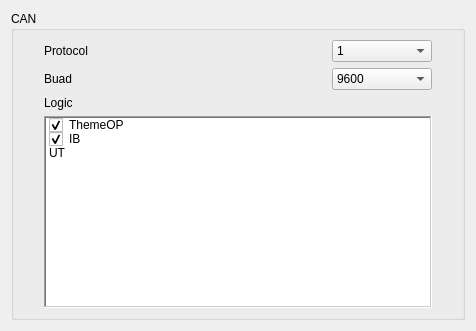
     <widget class="QWidget" name="page_CAN">
      <layout class="QVBoxLayout" name="verticalLayout_35">
       <item>
        <widget class="QGroupBox" name="Serial_CAN">
         <property name="font">
          <font>
           <weight>50</weight>
           <bold>false</bold>
          </font>
         </property>
         <property name="title">
          <string>CAN</string>
         </property>
         <property name="flat">
          <bool>true</bool>
         </property>
         <property name="checkable">
          <bool>false</bool>
         </property>
         <layout class="QVBoxLayout" name="verticalLayout_34">
          <property name="leftMargin">
           <number>30</number>
          </property>
          <property name="rightMargin">
           <number>30</number>
          </property>
          <item>
           <layout class="QHBoxLayout" name="horizontalLayout_40">
            <item>
             <widget class="QLabel" name="label_58">
              <property name="text">
               <string>Protocol</string>
              </property>
             </widget>
            </item>
            <item>
             <spacer name="horizontalSpacer_65">
              <property name="orientation">
               <enum>Qt::Horizontal</enum>
              </property>
              <property name="sizeHint" stdset="0">
               <size>
                <width>238</width>
                <height>20</height>
               </size>
              </property>
             </spacer>
            </item>
            <item>
             <widget class="QComboBox" name="Serial_CAN_Protocol_Enum_Text">
              <property name="minimumSize">
               <size>
                <width>100</width>
                <height>0</height>
               </size>
              </property>
              <item>
               <property name="text">
                <string>1</string>
               </property>
               <property name="icon">
                <iconset resource="../IDE.qrc">
                 <normaloff>:/Menu/rc/Menu/bringtofront.png</normaloff>:/Menu/rc/Menu/bringtofront.png</iconset>
               </property>
              </item>
              <item>
               <property name="text">
                <string>1.5</string>
               </property>
               <property name="icon">
                <iconset resource="../IDE.qrc">
                 <normaloff>:/Menu/rc/Menu/bringtofront.png</normaloff>:/Menu/rc/Menu/bringtofront.png</iconset>
               </property>
              </item>
              <item>
               <property name="text">
                <string>2</string>
               </property>
               <property name="icon">
                <iconset resource="../IDE.qrc">
                 <normaloff>:/Menu/rc/Menu/bringtofront.png</normaloff>:/Menu/rc/Menu/bringtofront.png</iconset>
               </property>
              </item>
             </widget>
            </item>
           </layout>
          </item>
          <item>
           <layout class="QHBoxLayout" name="horizontalLayout_38">
            <item>
             <widget class="QLabel" name="label_56">
              <property name="text">
               <string>Buad   </string>
              </property>
             </widget>
            </item>
            <item>
             <spacer name="horizontalSpacer_63">
              <property name="orientation">
               <enum>Qt::Horizontal</enum>
              </property>
              <property name="sizeHint" stdset="0">
               <size>
                <width>238</width>
                <height>20</height>
               </size>
              </property>
             </spacer>
            </item>
            <item>
             <widget class="QComboBox" name="Serial_CAN_Buad_Enum_Text">
              <property name="minimumSize">
               <size>
                <width>100</width>
                <height>0</height>
               </size>
              </property>
              <item>
               <property name="text">
                <string>9600</string>
               </property>
               <property name="icon">
                <iconset resource="../IDE.qrc">
                 <normaloff>:/Menu/rc/Menu/eye.png</normaloff>:/Menu/rc/Menu/eye.png</iconset>
               </property>
              </item>
              <item>
               <property name="text">
                <string>19200</string>
               </property>
               <property name="icon">
                <iconset resource="../IDE.qrc">
                 <normaloff>:/Menu/rc/Menu/eye.png</normaloff>:/Menu/rc/Menu/eye.png</iconset>
               </property>
              </item>
              <item>
               <property name="text">
                <string>38400</string>
               </property>
               <property name="icon">
                <iconset resource="../IDE.qrc">
                 <normaloff>:/Menu/rc/Menu/eye.png</normaloff>:/Menu/rc/Menu/eye.png</iconset>
               </property>
              </item>
              <item>
               <property name="text">
                <string>57600</string>
               </property>
               <property name="icon">
                <iconset resource="../IDE.qrc">
                 <normaloff>:/Menu/rc/Menu/eye.png</normaloff>:/Menu/rc/Menu/eye.png</iconset>
               </property>
              </item>
              <item>
               <property name="text">
                <string>115200</string>
               </property>
               <property name="icon">
                <iconset resource="../IDE.qrc">
                 <normaloff>:/Menu/rc/Menu/eye.png</normaloff>:/Menu/rc/Menu/eye.png</iconset>
               </property>
              </item>
              <item>
               <property name="text">
                <string>125000</string>
               </property>
               <property name="icon">
                <iconset resource="../IDE.qrc">
                 <normaloff>:/Menu/rc/Menu/eye.png</normaloff>:/Menu/rc/Menu/eye.png</iconset>
               </property>
              </item>
             </widget>
            </item>
           </layout>
          </item>
          <item>
           <widget class="QLabel" name="label_36">
            <property name="text">
             <string>Logic</string>
            </property>
           </widget>
          </item>
          <item>
           <widget class="UpSelecQListWidget" name="Serial_CAN_Logic_Check_Item">
            <property name="frameShape">
             <enum>QFrame::WinPanel</enum>
            </property>
            <property name="selectionMode">
             <enum>QAbstractItemView::MultiSelection</enum>
            </property>
            <item>
             <property name="text">
              <string>ThemeOP</string>
             </property>
             <property name="checkState">
              <enum>Checked</enum>
             </property>
             <property name="icon">
              <iconset resource="../IDE.qrc">
               <normaloff>:/Menu/rc/Menu/chat.png</normaloff>:/Menu/rc/Menu/chat.png</iconset>
             </property>
            </item>
            <item>
             <property name="text">
              <string>IB</string>
             </property>
             <property name="checkState">
              <enum>Checked</enum>
             </property>
             <property name="icon">
              <iconset resource="../IDE.qrc">
               <normaloff>:/Menu/rc/Menu/chat.png</normaloff>:/Menu/rc/Menu/chat.png</iconset>
             </property>
            </item>
            <item>
             <property name="text">
              <string>UT</string>
             </property>
             <property name="checkState">
              <enum>Unchecked</enum>
             </property>
             <property name="icon">
              <iconset resource="../IDE.qrc">
               <normaloff>:/Menu/rc/Menu/chat.png</normaloff>:/Menu/rc/Menu/chat.png</iconset>
             </property>
            </item>
           </widget>
          </item>
         </layout>
        </widget>
       </item>
      </layout>
     </widget>
